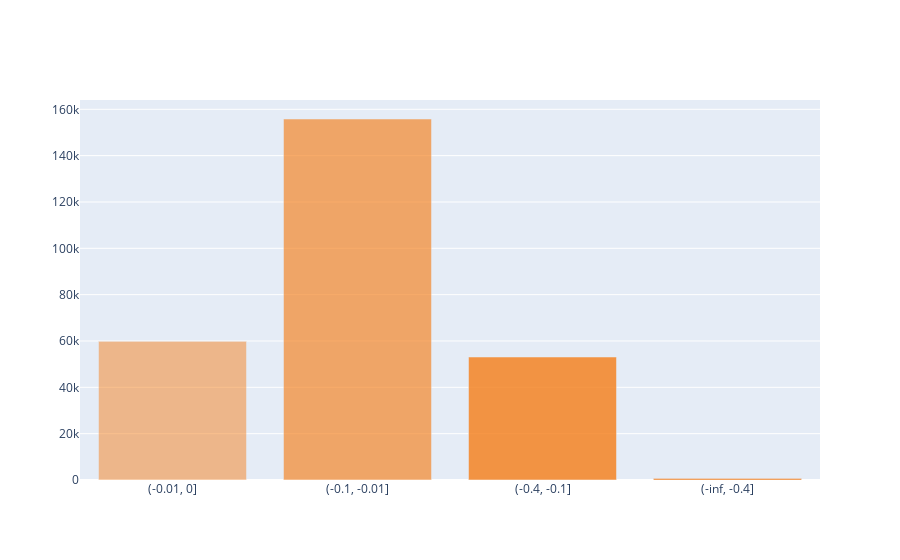

The cell this chart's notebook holds for it:
### Code cell
import plotly.graph_objects as go
import plotly.express as px

orange = px.colors.sequential.Oranges
orange.append('rgb(245,130,32)')

fig = go.Figure()

fig.add_trace(go.Bar(
    y=df[df.columns[0]],
    x=df[df.columns[0]].index,
    marker = {
        'color': 'rgb(245,130,32)',
        'opacity': [0.5 + i / (2 * (len(df[df.columns[0]].index)-1)) for i in range(len(df[df.columns[0]].index)-1)]
    }
))

fig.show()

### Figure 1 — Plotly figure (JSON) as saved in the notebook; plotly's stock layout.template omitted (floating-point values rounded to 4 significant figures)
{"data": [{"marker": {"color": "rgb(245,130,32)", "opacity": [0.5, 0.6667, 0.8333]}, "type": "bar", "x": ["(-0.01, 0]", "(-0.1, -0.01]", "(-0.4, -0.1]", "(-inf, -0.4]"], "y": [59835, 155816, 53086, 603]}], "layout": {}}
